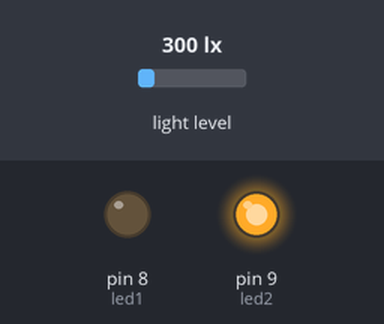
The sketch below on a simulated Arduino Uno, built with avr-gcc and run on an emulated ATmega328P. Shown: output pins drawn as LEDs (lit = HIGH). The inputs (shaded band) are chosen by the test bench; at power-on: light level 300 lx. What the sketch prints to the serial monitor is not drawn.

Above: at 0.1 s.
Timing chart, 0 to 1.6 s (numbered marks = the images above):
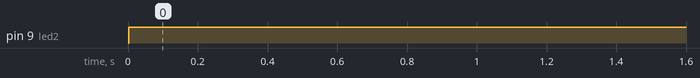

The sketch:

czujnik_swiatla.ino
```cpp
#include <Wire.h>
#include <BH1750.h>

BH1750 czujnikSwiatla;        //zmienna reprezentująca czujnik
int led1=8;
int led2=9;
void setup(){
  Serial.begin(9600);         //uruchomienie monitora szeregowego
  czujnikSwiatla.begin();
  Serial.println("Uruchomiono czujnik.");
  pinMode(led1,OUTPUT);
    pinMode(led2,OUTPUT);
}


void loop() {
  uint16_t lux = czujnikSwiatla.readLightLevel();    //odczytanie wartości z czujnika
  Serial.print("Wartosc natezenia swiatla: ");       //wyświetlenie wyniku na monitorze szeregowym
  Serial.print(lux);
  Serial.println(" lx");
  if (lux<=10)
  {
  digitalWrite(led1,HIGH);
  digitalWrite(led2,HIGH);
  }
  else
  {
      digitalWrite(led1,LOW);
      digitalWrite(led2,HIGH);
  }
  delay(500);                                  //opóźnienie między kolejnymi odczytami
}
```

Measured:
- by itself, pin 9 (led2): LOW → HIGH at 0.00 s
